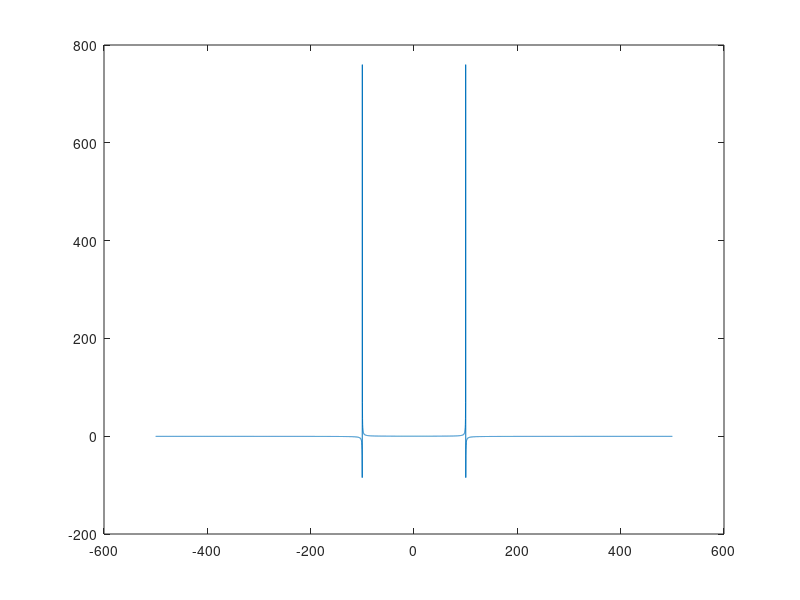

MATLAB code to generate this figure:
T = 5
deltaT = 0.001
t = 0:deltaT:T
fs = 1 / deltaT
N = T / deltaT
x = sin(2*pi*100*t)
y = fft(x)
y = fftshift(y)
plot(-fs/2:fs/N:fs/2,y)
